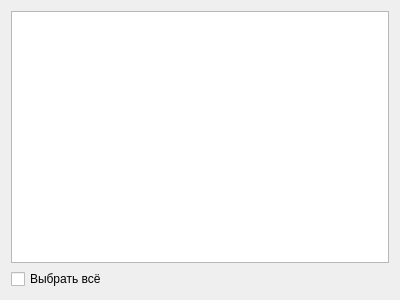
<?xml version="1.0" encoding="UTF-8"?>
<ui version="4.0">
 <class>WizardPage</class>
 <widget class="QWizardPage" name="WizardPage">
  <property name="geometry">
   <rect>
    <x>0</x>
    <y>0</y>
    <width>400</width>
    <height>300</height>
   </rect>
  </property>
  <property name="windowTitle">
   <string>WizardPage</string>
  </property>
  <property name="title">
   <string>Выбор зон</string>
  </property>
  <property name="subTitle">
   <string>Выберите свободные зоны в этом помещении:</string>
  </property>
  <layout class="QVBoxLayout" name="verticalLayout">
   <item>
    <widget class="QListWidget" name="listWidget"/>
   </item>
   <item>
    <widget class="QCheckBox" name="reserveAllCheckBox">
     <property name="text">
      <string>Выбрать всё</string>
     </property>
    </widget>
   </item>
  </layout>
 </widget>
 <resources/>
 <connections/>
</ui>
